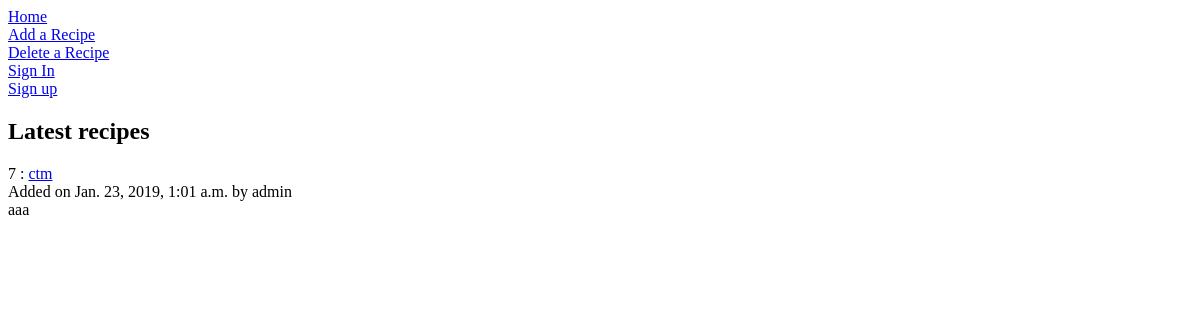
Before: / with the older database file.
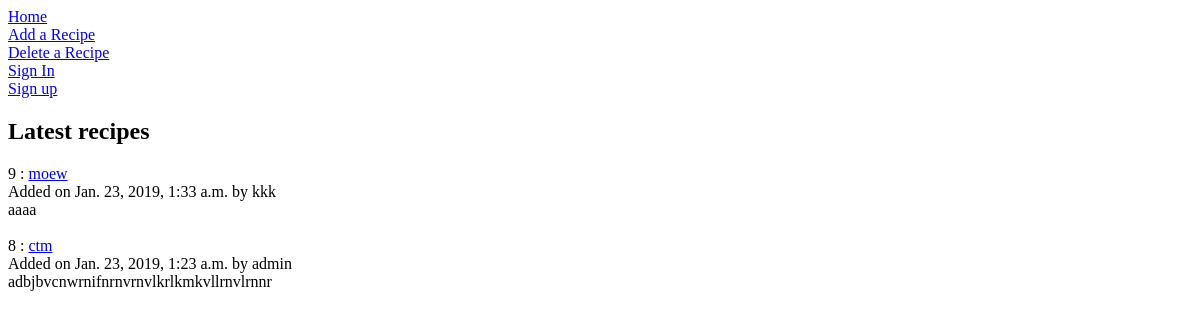
After: the same page with the newer database file.
### recipes/models.py (models this page shows)
class Recipe(models.Model):
    name = models.CharField(max_length=200)
    content = models.TextField()
    add_date = models.DateTimeField()
    author = models.ForeignKey(User, on_delete=models.CASCADE)

### recipes/views.py (the view)
# urls.py: 2. Add a URL to urlpatterns:  path('', views.home, name='home')
def home(request):
    recipes = Recipe.objects.order_by('-add_date')
    return render(request, 'recipes/home.html', {'recipes':recipes })

### recipes/templates/recipes/home.html (shortened to what this page needs)
<!doctype html>
<html lang="en">
  <head>
  </head>
  <body>
      <a href="{% url 'home' %}">Home</a><br />
      <a href="{% url 'recipes:add' %}">Add a Recipe</a><br />
      <a href="{% url 'recipes:delete' %}">Delete a Recipe</a><br />
      <a href="{% url 'accounts:login' %}">Sign In</a><br />
      <a href="{% url 'accounts:signup' %}">Sign up</a><br />
      <h2>Latest recipes</h2>
      {% for recipe in recipes.all %}
      {{ recipe.id }} : <a href="{% url 'recipes:recipe_details' recipe.id %}">{{ recipe.name }}</a>
      <br />
      Added on {{ recipe.add_date }} by {{ recipe.author.username }}
      <br />
      {{ recipe.content }}
      <br />
      <br />
      {% endfor %}
  </body>
</html>

Changed rows visible on the page:
removed Recipe: id "7", name "ctm", add_date "Jan. 23, 2019, 1:01 a.m.", author.username "admin", content "aaa"
added Recipe: id "9", name "moew", add_date "Jan. 23, 2019, 1:33 a.m.", author.username "kkk", content "aaaa"
added Recipe: id "8", name "ctm", add_date "Jan. 23, 2019, 1:23 a.m.", author.username "admin", content "adbjbvcnwrnifnrnvrnvlkrlkmkvllrnvlrnnr"
